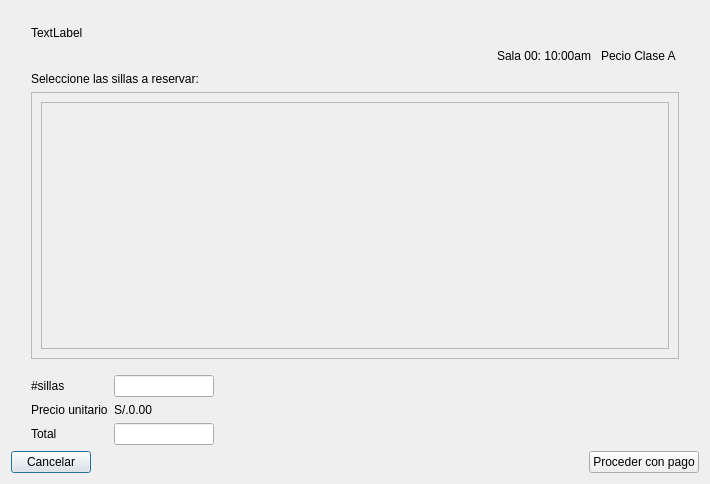
<?xml version="1.0" encoding="UTF-8"?>
<ui version="4.0">
 <class>DialogChairAvailable</class>
 <widget class="QDialog" name="DialogChairAvailable">
  <property name="geometry">
   <rect>
    <x>0</x>
    <y>0</y>
    <width>710</width>
    <height>484</height>
   </rect>
  </property>
  <property name="windowTitle">
   <string>Realizar Reserva</string>
  </property>
  <layout class="QVBoxLayout" name="verticalLayout">
   <item>
    <layout class="QGridLayout" name="gridLayout">
     <property name="leftMargin">
      <number>20</number>
     </property>
     <property name="topMargin">
      <number>15</number>
     </property>
     <property name="rightMargin">
      <number>20</number>
     </property>
     <property name="bottomMargin">
      <number>10</number>
     </property>
     <property name="horizontalSpacing">
      <number>5</number>
     </property>
     <item row="3" column="0">
      <widget class="QLabel" name="label">
       <property name="text">
        <string>Seleccione las sillas a reservar:</string>
       </property>
      </widget>
     </item>
     <item row="2" column="0">
      <layout class="QHBoxLayout" name="horizontalLayout_4">
       <item>
        <spacer name="horizontalSpacer_4">
         <property name="orientation">
          <enum>Qt::Horizontal</enum>
         </property>
         <property name="sizeHint" stdset="0">
          <size>
           <width>40</width>
           <height>20</height>
          </size>
         </property>
        </spacer>
       </item>
       <item>
        <widget class="QLabel" name="lblsalahora">
         <property name="text">
          <string>Sala 00: 10:00am</string>
         </property>
        </widget>
       </item>
       <item>
        <spacer name="horizontalSpacer_5">
         <property name="orientation">
          <enum>Qt::Horizontal</enum>
         </property>
         <property name="sizeType">
          <enum>QSizePolicy::Fixed</enum>
         </property>
         <property name="sizeHint" stdset="0">
          <size>
           <width>10</width>
           <height>20</height>
          </size>
         </property>
        </spacer>
       </item>
       <item>
        <widget class="QLabel" name="lbltiposala">
         <property name="text">
          <string>Pecio Clase A </string>
         </property>
        </widget>
       </item>
      </layout>
     </item>
     <item row="1" column="0">
      <widget class="QLabel" name="movie">
       <property name="text">
        <string>TextLabel</string>
       </property>
      </widget>
     </item>
     <item row="4" column="0">
      <widget class="QScrollArea" name="scrollArea">
       <property name="widgetResizable">
        <bool>true</bool>
       </property>
       <widget class="QWidget" name="chairs">
        <property name="geometry">
         <rect>
          <x>0</x>
          <y>0</y>
          <width>650</width>
          <height>263</height>
         </rect>
        </property>
        <layout class="QHBoxLayout" name="horizontalLayout_5">
         <item>
          <widget class="QFrame" name="frameChairs">
           <property name="frameShape">
            <enum>QFrame::StyledPanel</enum>
           </property>
           <property name="frameShadow">
            <enum>QFrame::Raised</enum>
           </property>
          </widget>
         </item>
        </layout>
       </widget>
      </widget>
     </item>
    </layout>
   </item>
   <item>
    <layout class="QHBoxLayout" name="horizontalLayout_3">
     <item>
      <spacer name="horizontalSpacer_3">
       <property name="orientation">
        <enum>Qt::Horizontal</enum>
       </property>
       <property name="sizeType">
        <enum>QSizePolicy::Fixed</enum>
       </property>
       <property name="sizeHint" stdset="0">
        <size>
         <width>20</width>
         <height>20</height>
        </size>
       </property>
      </spacer>
     </item>
     <item>
      <layout class="QFormLayout" name="formLayout">
       <item row="0" column="0">
        <widget class="QLabel" name="label_2">
         <property name="text">
          <string>#sillas</string>
         </property>
        </widget>
       </item>
       <item row="0" column="1">
        <widget class="QLineEdit" name="linechair">
         <property name="maximumSize">
          <size>
           <width>100</width>
           <height>16777215</height>
          </size>
         </property>
        </widget>
       </item>
       <item row="1" column="0">
        <widget class="QLabel" name="label_4">
         <property name="text">
          <string>Precio unitario</string>
         </property>
        </widget>
       </item>
       <item row="1" column="1">
        <widget class="QLabel" name="lblunit">
         <property name="maximumSize">
          <size>
           <width>100</width>
           <height>16777215</height>
          </size>
         </property>
         <property name="text">
          <string>S/.0.00</string>
         </property>
        </widget>
       </item>
       <item row="2" column="0">
        <widget class="QLabel" name="label_3">
         <property name="text">
          <string>Total</string>
         </property>
        </widget>
       </item>
       <item row="2" column="1">
        <widget class="QLineEdit" name="linetotal">
         <property name="maximumSize">
          <size>
           <width>100</width>
           <height>16777215</height>
          </size>
         </property>
        </widget>
       </item>
      </layout>
     </item>
     <item>
      <spacer name="horizontalSpacer">
       <property name="orientation">
        <enum>Qt::Horizontal</enum>
       </property>
       <property name="sizeHint" stdset="0">
        <size>
         <width>228</width>
         <height>13</height>
        </size>
       </property>
      </spacer>
     </item>
    </layout>
   </item>
   <item>
    <layout class="QHBoxLayout" name="horizontalLayout_2">
     <item>
      <layout class="QHBoxLayout" name="horizontalLayout">
       <item>
        <widget class="QPushButton" name="pushCancelar">
         <property name="text">
          <string>Cancelar</string>
         </property>
        </widget>
       </item>
       <item>
        <spacer name="horizontalSpacer_2">
         <property name="orientation">
          <enum>Qt::Horizontal</enum>
         </property>
         <property name="sizeHint" stdset="0">
          <size>
           <width>408</width>
           <height>20</height>
          </size>
         </property>
        </spacer>
       </item>
       <item>
        <widget class="QPushButton" name="pushAceptar">
         <property name="text">
          <string>Proceder con pago</string>
         </property>
        </widget>
       </item>
      </layout>
     </item>
    </layout>
   </item>
  </layout>
 </widget>
 <resources/>
 <connections/>
</ui>
